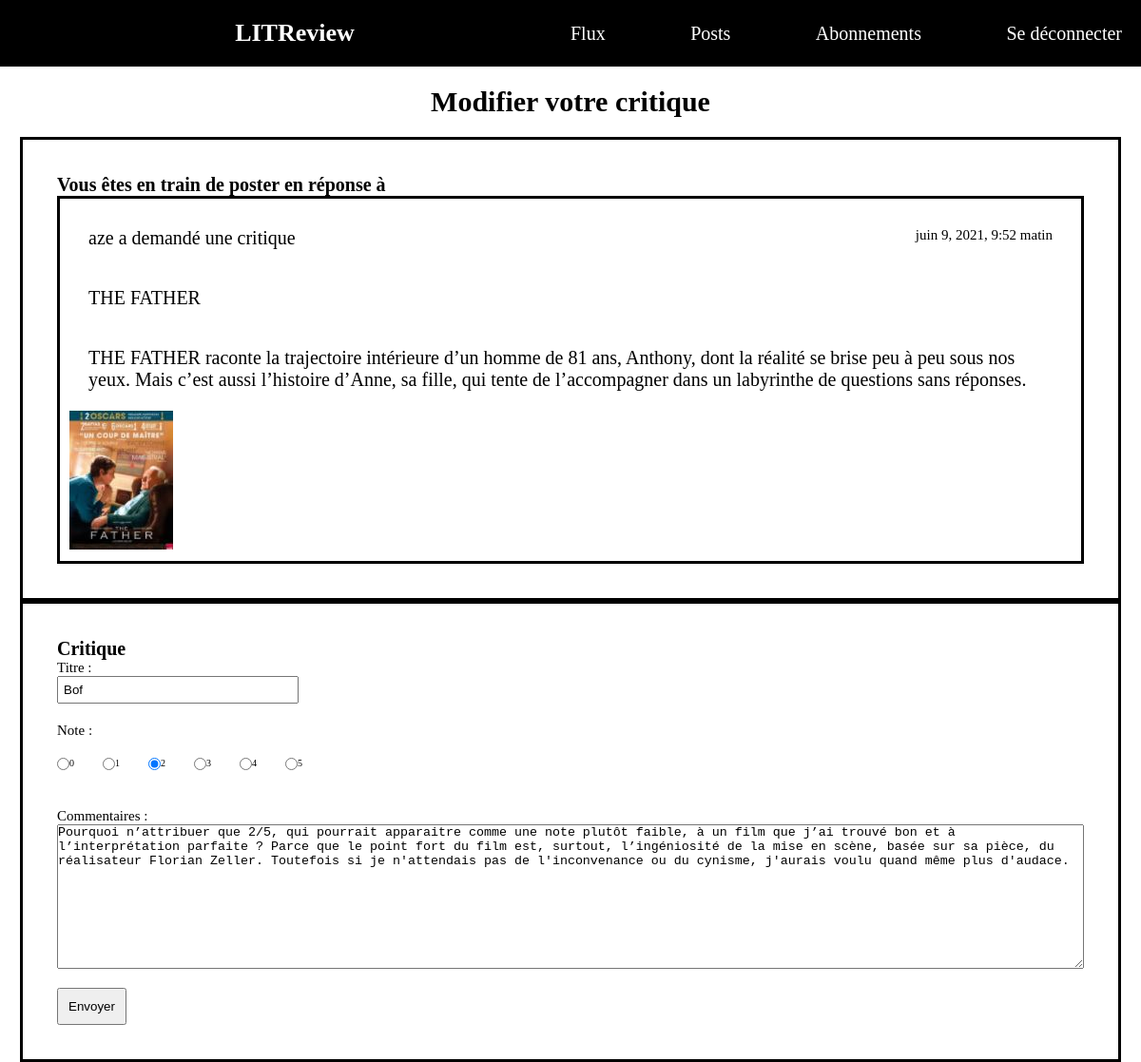
The page /flux/update_review/18 (signed in) on the database its author committed.
### ticket/models.py (models this page shows)
class Ticket(models.Model):
    title = models.CharField(max_length=128)
    description = models.TextField(max_length=2048, blank=True)
    user = models.ForeignKey(to=settings.AUTH_USER_MODEL, on_delete=models.CASCADE)
    image = models.ImageField(null=True, blank=True)
    time_created = models.DateTimeField(auto_now_add=True)
    objects = TicketManager()

### critics/models.py (models this page shows)
class Review(models.Model):
    ticket = models.ForeignKey(to=Ticket, on_delete=models.CASCADE)
    rating = models.PositiveSmallIntegerField(
        validators=[MinValueValidator(0), MaxValueValidator(5)],
    )
    headline = models.CharField(max_length=128)
    body = models.TextField(max_length=8192, blank=True)
    user = models.ForeignKey(to=settings.AUTH_USER_MODEL, on_delete=models.CASCADE)
    time_created = models.DateTimeField(auto_now_add=True)
    objects = ReviewManager()

### critics/views.py (the view)
class ReviewUpdateView(LoginRequiredMixin, UpdateView):
    model = Review
    success_url = "/"
    form_class = FormCreateReview
    def get_context_data(self, **kwargs):
        context = super().get_context_data(**kwargs)
        context["ticket"] = self.get_object().ticket
        return context

### critics/forms.py
class FormCreateReview(forms.ModelForm):
    CHOICES = [("0", 0), ("1", 1), ("2", 2), ("3", 3), ("4", 4), ("5", 5)]
    rating = forms.ChoiceField(widget=forms.RadioSelect, choices=CHOICES, label="Note")
    class Meta:
        model = Review
        fields = ["headline", "rating", "body"]
        labels = {"headline": "Titre", "body": "Commentaires"}

### critics/templates/critics/review_form.html (shortened to what this page needs)
{% extends 'base/base.html' %}
{% block content %}
<div class="create_critic_title">Modifier votre critique</div>
<div class="create_critic_container">
    <div class="create_critic_content">
        <div class="create_critic_subtitle">Vous êtes en train de poster en réponse à</div>
        <div class="create_critic_ticket_border">
            {% include 'critics/ticket.html' with ticket=ticket %}
        </div>
    </div>
</div>
<div class="create_critic_container">
    <div class="create_critic_content">
        <form method="post">
            <div class="create_critic_subtitle">Critique</div>
            {{ form.as_p }}
            <input type="submit" value="Envoyer">
        </form>
    </div>
</div>
{% endblock %}

### critics/templates/critics/ticket.html
<div class="ticket_date_user">
    <div class="ticket_user"> {{ticket.user}} a demandé une critique</div>
    <div class="ticket_date">{{ticket.time_created}}</div>
</div>
<div class="ticket_title">
    {{ticket.title}}
</div>
<div class="ticket_description">
    {{ticket.description}}
</div>
{% if ticket.image %}
<div class="ticket_image">
    <img class="ticket_image" src="{{ticket.image.url}}">
</div>
{% endif %}

### litreview/static/base/css/style.css (style rules this page uses)
* { margin: 0; padding: 0; }
@media screen and (min-width: 801px) { html { font-size: 62.5%; } }
li { font-size: 2rem; list-style-type: none; }
p { font-size: 1.5rem; display: flex; justify-content: center; padding-bottom: 2rem; flex-direction: column; text-align:center; }
label { display: flex; justify-content: center; }
ul { padding-bottom: 2rem; }
li { font-size: 1rem; display: flex; justify-content: center; }
input[type=submit] { padding: 1rem; }
input[type=text] { width: 20vw; padding: 0.5rem; justify-content: center; }

### litreview/static/base/css/style_flux.css (style rules this page uses)
.ticket_date_user { display: flex; direction: row; justify-content: space-between; padding: 2rem; }
.ticket_user { font-size: 2rem; }
.ticket_date { font-size: 1.5rem; }
.ticket_title { font-size: 2rem; padding: 2rem; }
.ticket_description { font-size: 2rem; padding: 2rem; }

### litreview/static/base/css/style_review.css (style rules this page uses)
.create_critic_title { font-size: 3rem; font-weight: bold; padding: 2rem; display: flex; justify-content: center; }
.create_critic_container { display: flex; justify-content: center; }
.create_critic_content { border: black; border-style: solid; padding: 3vw; width: 90vw; }
.create_critic_subtitle { font-size: 2rem; font-weight: bold; }
.create_critic_content label { display: flex; justify-content: flex-start; }
.create_critic_content ul { display: flex; flex-direction: row; }
.create_critic_content li { padding-right: 3rem; }
.create_critic_ticket_border { border: black; border-style: solid; padding: 1rem; }

### rows shown on the page
Ticket: user "aze", time_created "juin 9, 2021, 9:52 matin", title "THE FATHER", description "THE FATHER raconte la trajectoire intérieure d’un homme de 81 ans, Anthony, dont la réalité se brise peu à peu sous nos yeux. Mais c’est aussi l’histoire d’Anne, sa fille, qui tente de l’accompagner dans un labyrinthe de questions sans réponses.", image (picture)
Review: headline "Bof", rating "☐ Note : ☐ 1 ☑ 2 ☐ 3 ☐ 4 ☐ 5", body "Pourquoi n’attribuer que 2/5, qui pourrait apparaitre comme une note plutôt faible, à un film que j’ai trouvé bon et à l’interprétation parfaite ? Parce que le point fort du film est, surtout, l’ingéniosité de la mise en scène, basée sur sa pièce, du réalisateur Florian Zeller. Toutefois si je n'attendais pas de l'inconvenance ou du cynisme, j'aurais voulu quand même plus d'audace."
